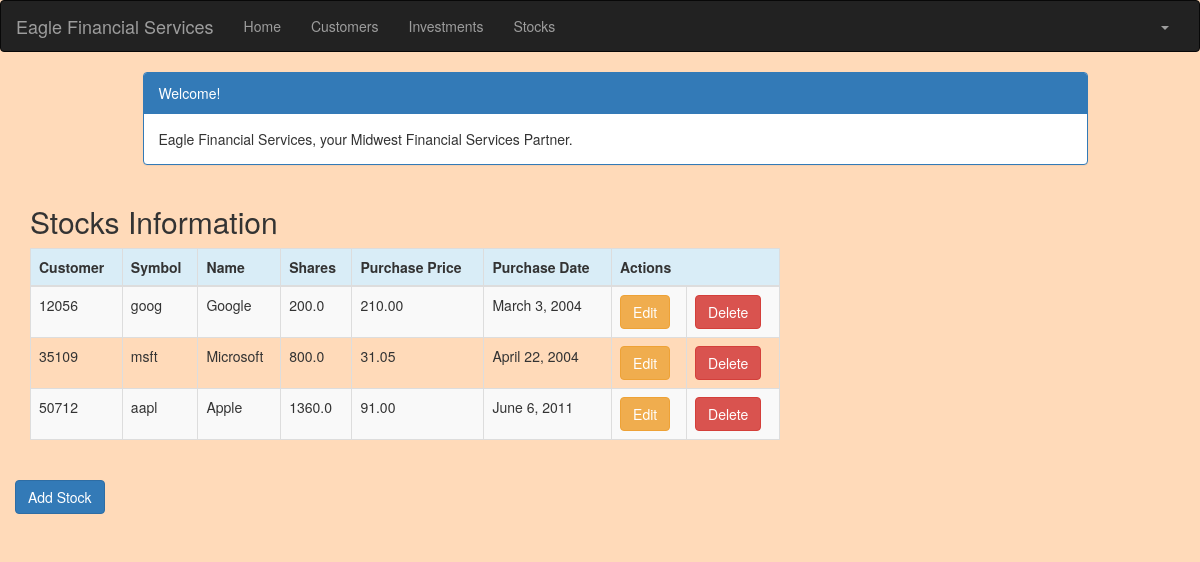
The page /stock/ (signed in) on the database its author committed.
### portfolio/models.py (models this page shows, shortened)
class Stock(models.Model):
    customer = models.ForeignKey(Customer, related_name='stocks')
    symbol = models.CharField(max_length=10)
    name = models.CharField(max_length=50)
    shares = models.DecimalField(max_digits=10, decimal_places=1)
    purchase_price = models.DecimalField(max_digits=10, decimal_places=2)
    purchase_date = models.DateField(default=timezone.now, blank=True, null=True)

class Customer(models.Model):
    name = models.CharField(max_length=50)
    address = models.CharField(max_length=200)
    cust_number = models.IntegerField(blank=False, null=False)
    city = models.CharField(max_length=50)
    state = models.CharField(max_length=50)
    zipcode = models.CharField(max_length=10)
    email = models.EmailField(max_length=200)
    cell_phone = models.CharField(max_length=50)
    created_date = models.DateTimeField(
        default=timezone.now)
    updated_date = models.DateTimeField(auto_now_add=True)
    def __str__(self):
        return str(self.cust_number)

### portfolio/views.py (the view)
# urls.py: url(r'^stock/$', views.stock_list, name='stock_list'),
@login_required
def stock_list(request):
   stocks = Stock.objects.filter(purchase_date__lte=timezone.now())
   return render(request, 'portfolio/stock_list.html', {'stocks': stocks})

### portfolio/templates/portfolio/stock_list.html (shortened to what this page needs)
{% extends 'portfolio/base.html' %}
{% block content %}
    <!DOCTYPE html>
    <html>
    <head>
        <link rel="stylesheet" href="https://maxcdn.bootstrapcdn.com/bootstrap/3.3.4/css/bootstrap.min.css">
    </head>
    <body>
    <div class="container">
        <div class="row">
            <div class="col-md-10 col-md-offset-1">
                <div class="panel panel-primary">
                    <div class="panel-heading">Welcome!</div>
                    <div class="panel-body">
                        Eagle Financial Services, your Midwest Financial Services Partner.
                    </div>
                </div>
            </div>
        </div>
    </div>
    <div class="row">
        <h2 style="padding-left: 15Px">Stocks Information</h2>
    </div>
    <div>
        <table class="table table-striped table-bordered table-hover">
            <thead>
            <tr class="bg-info">
                <th>Customer</th>
                <th>Symbol</th>
                <th>Name</th>
                <th>Shares</th>
                <th>Purchase Price</th>
                <th>Purchase Date</th>
                <th colspan="3">Actions</th>
            </tr>
            </thead>
            <tbody>
            {% for stock in stocks %}
                <tr>
                    <td>{{ stock.customer }}</td>
                    <td>{{ stock.symbol }}</td>
                    <td>{{ stock.name }}</td>
                    <td>{{ stock.shares }}</td>
                    <td>{{ stock.purchase_price }}</td>
                    <td>{{ stock.purchase_date }}</td>
                    <td><a href="{% url 'portfolio:stock_edit' pk=stock.pk %}"
                           class="btn btn-warning">Edit</a></td>
                    <td><a href="{% url 'portfolio:stock_delete' pk=stock.pk %}"
                           onclick="return confirm('Are you sure you want to delete?')"
                           class="btn btn-danger">Delete</a>
                    </td>
                </tr>
            {% endfor %}
            </tbody>
        </table>
            <div class="row">
                <a href="{% url 'portfolio:stock_new' %}" class="row"><span
                            class="btn btn-primary">Add Stock</span></a>
            </div>
    </div>
    </body>
    </html>
{% endblock %}

### portfolio/templates/portfolio/stock_list.html (style rules this page uses)
body { background-color: #FFDAB9; }

### rows shown on the page
Stock: customer "12056", symbol "goog", name "Google", shares "200.0", purchase_price "210.00", purchase_date "March 3, 2004"
Stock: customer "35109", symbol "msft", name "Microsoft", shares "800.0", purchase_price "31.05", purchase_date "April 22, 2004"
Stock: customer "50712", symbol "aapl", name "Apple", shares "1360.0", purchase_price "91.00", purchase_date "June 6, 2011"
